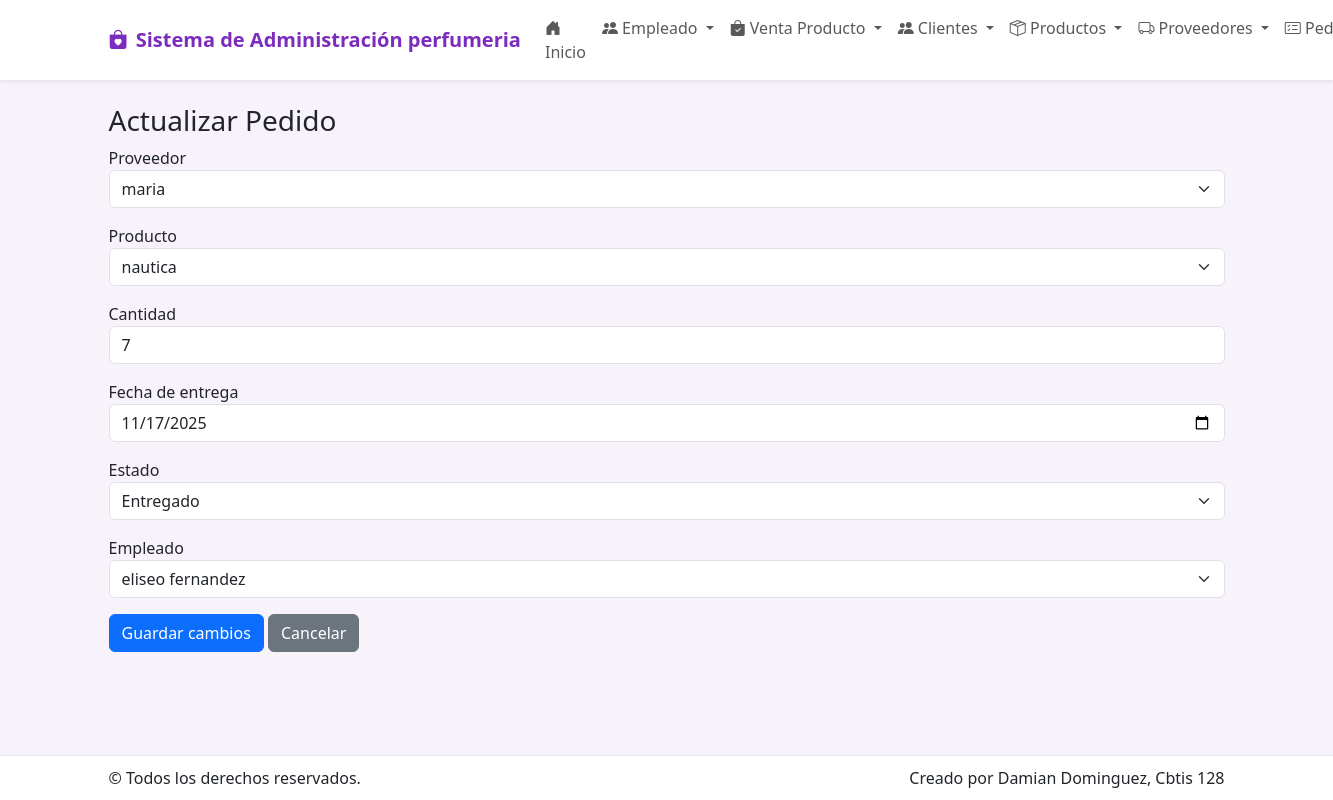
The page /pedido_proveedor/actualizar/1/ on the database its author committed.
### app_perfumeria/models.py (models this page shows, shortened)
class PedidoProveedor(models.Model):
    ESTADO_CHOICES = (
        ('PENDIENTE', 'Pendiente'),
        ('EN_CAMINO', 'En camino'),
        ('ENTREGADO', 'Entregado'),
        ('CANCELADO', 'Cancelado'),
    )
    proveedor = models.ForeignKey(Proveedor, on_delete=models.CASCADE, related_name='pedidos')
    producto = models.ForeignKey(Producto, on_delete=models.SET_NULL, blank=True, null=True, related_name='pedidos')
    cantidad = models.PositiveIntegerField(default=1)
    fecha_pedido = models.DateField(auto_now_add=True)
    fecha_entrega = models.DateField(blank=True, null=True)
    estado = models.CharField(max_length=20, choices=ESTADO_CHOICES, default='PENDIENTE')
    empleado = models.ForeignKey('Empleado', on_delete=models.SET_NULL, blank=True, null=True, related_name='pedidos_realizados')

class Proveedor(models.Model):
    nombre = models.CharField(max_length=150)
    empresa = models.CharField(max_length=150, blank=True, null=True)
    telefono = models.CharField(max_length=30, blank=True, null=True)
    email = models.EmailField(blank=True, null=True)
    direccion = models.CharField(max_length=250, blank=True, null=True)
    pagina_web = models.URLField(blank=True, null=True)  # NUEVO CAMPO
    activo = models.BooleanField(default=True)

class Producto(models.Model):
    nombre = models.CharField(max_length=200)
    marca = models.CharField(max_length=150, blank=True, null=True)
    proveedor = models.ForeignKey(Proveedor, on_delete=models.SET_NULL, blank=True, null=True, related_name='productos')
    precio = models.DecimalField(max_digits=10, decimal_places=2, default=Decimal('0.00'))
    stock = models.PositiveIntegerField(default=0)
    descripcion = models.TextField(blank=True, null=True)
    activo = models.BooleanField(default=True)

class Empleado(models.Model):
    nombre = models.CharField(max_length=100)
    apellido = models.CharField(max_length=100)
    puesto = models.CharField(max_length=100)
    telefono = models.CharField(max_length=20, blank=True, null=True)
    email = models.EmailField(blank=True, null=True)
    fecha_nacimiento = models.DateField(blank=True, null=True)        # Campo editable
    fecha_contratacion = models.DateField(blank=True, null=True)      # Campo editable
    activo = models.BooleanField(default=True)
    def __str__(self):
        return f"{self.nombre} {self.apellido}"

### app_perfumeria/views.py (the view, shortened to what this page needs)
# urls.py: path('pedido_proveedor/actualizar/<int:pedido_id>/', views.actualizar_pedido_proveedor, name='actualizar_pedido_proveedor'),
def actualizar_pedido_proveedor(request, pedido_id):
    pedido = get_object_or_404(PedidoProveedor, id=pedido_id)
    proveedores = Proveedor.objects.all()
    productos = Producto.objects.all()
    empleados = Empleado.objects.all()
    return render(request, 'pedido/actualizar_pedido_proveedor.html', {
        'pedido': pedido,
        'proveedores': proveedores,
        'productos': productos,
        'empleados': empleados
    })

### app_perfumeria/templates/pedido/actualizar_pedido_proveedor.html (shortened to what this page needs)
{% extends 'base.html' %}
{% block content %}
<h3>Actualizar Pedido</h3>
<form method="POST" action="{% url 'actualizar_pedido_proveedor' pedido.id %}">{% csrf_token %}
  <div class="mb-3"><label>Proveedor</label>
    <select name="proveedor" class="form-select">
      {% for pr in proveedores %}<option value="{{ pr.id }}" {% if pedido.proveedor and pedido.proveedor.id == pr.id %}selected{% endif %}>{{ pr.nombre }}</option>{% endfor %}
    </select>
  </div>
  <div class="mb-3"><label>Producto</label>
    <select name="producto" class="form-select">
      {% for prod in productos %}<option value="{{ prod.id }}" {% if pedido.producto and pedido.producto.id == prod.id %}selected{% endif %}>{{ prod.nombre }}</option>{% endfor %}
    </select>
  </div>
  <div class="mb-3"><label>Cantidad</label><input type="number" class="form-control" name="cantidad" value="{{ pedido.cantidad }}"></div>
  <div class="mb-3"><label>Fecha de entrega</label><input type="date" class="form-control" name="fecha_entrega" value="{{ pedido.fecha_entrega|date:'Y-m-d' }}"></div>
  <div class="mb-3"><label>Estado</label>
    <select name="estado" class="form-select">
      <option value="ENTREGADO" {% if pedido.estado == 'ENTREGADO' %}selected{% endif %}>Entregado</option>
    </select>
  </div>
  <div class="mb-3"><label>Empleado</label>
    <select name="empleado" class="form-select">
      {% for emp in empleados %}<option value="{{ emp.id }}" {% if pedido.empleado and pedido.empleado.id == emp.id %}selected{% endif %}>{{ emp }}</option>{% endfor %}
    </select>
  </div>
  <button class="btn btn-primary">Guardar cambios</button>
  <a class="btn btn-secondary" href="{% url 'ver_pedido_proveedor' %}">Cancelar</a>
</form>
{% endblock %}

### app_perfumeria/templates/base.html (style rules this page uses)
:root { --morado: #7b2cbf; --rosa: #ff6bcb; --suave: #f8f2fb; }
body { background: var(--suave); }

### rows shown on the page
PedidoProveedor: proveedor "maria", producto "nautica", cantidad "7", fecha_entrega "11/17/2025", estado "Entregado", empleado "eliseo fernandez"
